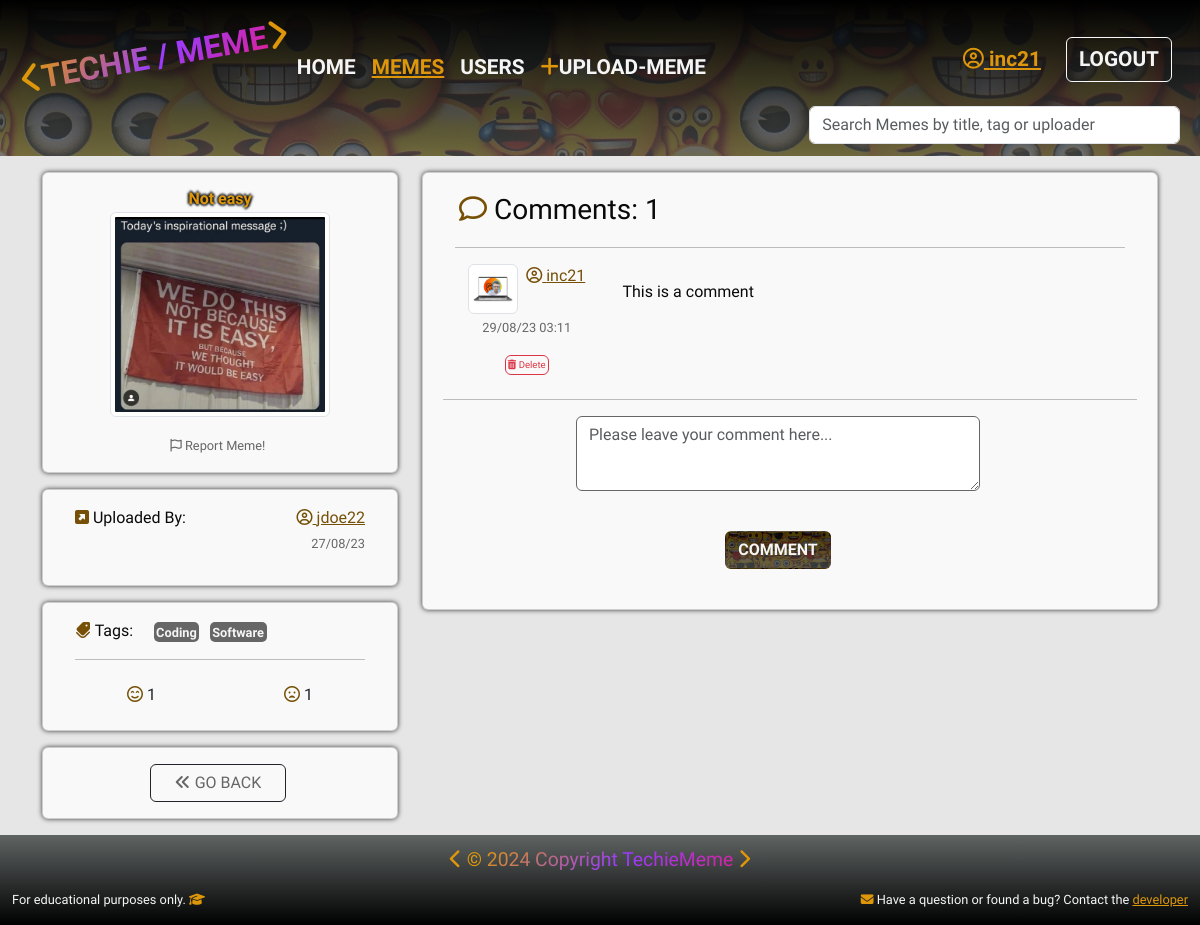
Page /memes/meme/73c9dded-3cdb-47a6-b60d-db87fc14b659/ (signed in) on the committed database.
### memes/models.py (models this page shows, shortened)
class Meme(models.Model):
    uploader = models.ForeignKey(
        UserProfile, on_delete=models.CASCADE, null=True, blank=True)
    title = models.CharField(max_length=100, null=True)
    meme_img = ResizedImageField(upload_to='memes/', null=True,
                                 force_format='WEBP', quality=85,
                                 blank=True, default='memes/default.webp')
    tags = models.ManyToManyField('Tag', blank=True)
    smiley_face = models.ManyToManyField(
        UserProfile, related_name='smiley_face')
    sad_face = models.ManyToManyField(
        UserProfile, related_name='sad_face', blank=True)
    created = models.DateTimeField(auto_now_add=True)
    id = models.UUIDField(
        default=uuid.uuid4, unique=True, primary_key=True, editable=False)
    def total_smiley_face(self):
        return self.smiley_face.count()
    def total_sad_face(self):
        return self.sad_face.count()
    @property
    def meme_image_url(self):
        if self.meme_img and hasattr(self.meme_img, 'url'):
            return self.meme_img.url
        else:
            return '/static/images/memes/default.webp'
    class Meta:
        ordering = ['-created']

class Tag(models.Model):
    name = models.CharField(max_length=20, null=True, blank=True)
    created = models.DateTimeField(auto_now_add=True)
    id = models.UUIDField(
        default=uuid.uuid4, unique=True, primary_key=True, editable=False)
    def __str__(self):
        return self.name
    class Meta:
        ordering = ['name']

class Comment(models.Model):
    meme = models.ForeignKey(
        Meme, on_delete=models.CASCADE, related_name='comment')
    user = models.ForeignKey(
        UserProfile, on_delete=models.CASCADE, null=True, blank=True)
    comment = models.TextField()
    created = models.DateTimeField(auto_now_add=True)
    id = models.UUIDField(
        default=uuid.uuid4, unique=True, primary_key=True, editable=False)
    class Meta:
        ordering = ['-created']

### users/models.py (models this page shows, shortened)
class UserProfile(models.Model):
    user = models.OneToOneField(User, on_delete=models.CASCADE, null=True,
                                blank=True)
    username = models.CharField(max_length=50, null=True, blank=True)
    first_name = models.CharField(max_length=50, null=True, blank=True)
    last_name = models.CharField(max_length=50, null=True, blank=True)
    location = models.CharField(max_length=100, null=True, blank=True)
    email = models.EmailField(max_length=100, null=True, blank=True)
    bio = models.TextField(null=True, blank=True)
    user_img = ResizedImageField(upload_to='users/', null=True,
                                 force_format='WEBP', quality=85,
                                 blank=True, default='users/default_user.webp')
    social_github = models.URLField(max_length=200, null=True, blank=True)
    social_linkedin = models.URLField(max_length=200, null=True, blank=True)
    social_facebook = models.URLField(max_length=200, null=True, blank=True)
    social_youtube = models.URLField(max_length=200, null=True, blank=True)
    social_website = models.URLField(max_length=200, null=True, blank=True)
    created = models.DateTimeField(auto_now_add=True)
    id = models.UUIDField(primary_key=True, default=uuid.uuid4, editable=False)
    @property
    def user_image_url(self):
        if self.user_img and hasattr(self.user_img, 'url'):
            return self.user_img.url
        else:
            return '/static/images/users/default_user.webp'
    class Meta:
        ordering = ['-created']

### memes/views.py (the view, shortened to what this page needs)
# urls.py: path('meme/<str:pk>/', views.meme, name='meme'),
def meme(request, pk):
    memes, search_form = searchMeme(request)
    memeObj = Meme.objects.get(id=pk)
    tags = memeObj.tags.all()
    form = CommentForm()
    context = {
        "meme": memeObj,
        "tags": tags,
        "memes": memes,
        "search_form": search_form,
        "form": form,
        }
    return render(request, "memes/single-meme.html", context)

### memes/templates/memes/single-meme.html (shortened to what this page needs)
{% extends 'main.html' %}
{% load static %}
{% block content %}
{% load crispy_forms_tags %}
<main>
    <div class="container">
        <div class="row d-flex justify-content-center">
            <div class="col-10 col-md-5 col-lg-4 mb-3">
                <div class="card big-card mt-3">
                    <div class="card-body">
                        <div class="d-flex flex-column align-items-center">
                            <h3 class="card-title mb-1">{{ meme.title }}</h3>
                            <img src=" {{ meme.meme_image_url }}" alt="Meme image" class="card-img-top rounded-2 img-thumbnail img-small"/>
							{% if request.user.is_authenticated %}
							<div class="row-col-1 d-flex justify-content-end">
								<a role="button" class="btn report text-end p-0 pe-1" href="{% url 'report-meme' meme.id %}?next={{ request.path }}"><i class="fa-regular fa-flag"></i> Report Meme!</a>
							</div>
							{% else %}
							<div class="row-col-1 d-flex justify-content-end">
								<a role="button" class="btn report text-end p-0 pe-1" href="{% url 'account_login' %}?next={{request.path}}"><i class="fa-regular fa-flag"></i> Please <span class="active-link">login</span> to report Meme!</a>
							</div>
							{% endif %}
                        </div>
                    </div>
                </div>
                <div class="card big-card mt-3">
                    <div class="card-body">
                        <div class="row ">
                            <div class="col-12 col-md-6 d-flex justify-content-md-start">
                                <div class="col-2 text-nowrap mb-2"><i class="fa-solid fa-square-up-right yellow"></i> Uploaded By:</div>
                            </div>
                            <div class="col-12 col-md-6">
                                <div class="row">
                                    <div class="col d-flex justify-content-md-end">
                                        <p class="card-text"><a href="{% url 'single_user' meme.uploader.id %}" class="card-link yellow"><i class="fa-regular fa-circle-user"></i> {{ meme.uploader.username }}</a></p>
                                    </div>
                                </div>
                                <div class="row">
                                    <div class="col d-flex justify-content-md-end">
                                        <p class="report mt-1">{{ meme.created|date:"d/m/y" }}</p>
                                    </div>
                                </div>
                            </div>
                        </div>
                    </div>
                </div>
                <div class="card big-card mt-3">
                    <div class="card-body">
                        <div class="row">
                            <div class="col-3 text-nowrap"><i class="fa-solid fa-tags fa-rotate-90 yellow"></i> Tags:</div>
                            <div class="col-9">
                                {% for tag in meme.tags.all %}
                                <span class="tag text-nowrap">{{tag}}</span>
                                {% endfor %}
                            </div>
                        </div>
                        <hr>
                        <div class="row d-flex justify-content-around">
                            <a class="col-4 btn btn" href="{% url 'smiley-face' meme.id %}"><i class="fa-regular fa-face-smile-beam yellow"></i>&nbsp;{{ meme.total_smiley_face }}</a>
                            <a class="col-4 btn btn" href="{% url 'sad-face' meme.id %}"><i class="fa-regular fa-face-frown-open yellow"></i>&nbsp;{{ meme.total_sad_face }}</a>
                        </div>
                    </div>
                </div>
                <div class="card big-card mt-3">
                    <div class="card-body">
                        <div class="row-col-1 d-flex justify-content-center">
                            <a role="button" class="btn btn-outline-dark ps-4 pe-4 mt-0 me-1 text-nowrap gray" href="javascript:history.go(-1)"><i class="fa-solid fa-angles-left"></i> GO BACK</a>
                        </div>
                    </div>
                </div>
            </div>
            <div class="col-10 col-md-7 col-lg-8 mt-md-3">
                <div class="card big-card mb-3">
                    <div class="card-body">
                        <div class="row">
                            <h3 class="m-1"><i class="fa-regular fa-comment yellow"></i> Comments:&nbsp;{{ meme.comment.all.count }}</h3>
                        </div>
                        <hr>
                        <div class="row">
                            {% if request.user.is_authenticated %}
                                {% if not meme.comment.all %}
                                    <h4>No comments yet...</h4>
                                {% else %}
                                    {% for comment in meme.comment.all %}
                                        <div class="row">
                                            <div class="col-md-12 col-lg-3">
                                                <div class="row">
                                                    <div class="col-12 d-flex justify-content-center">
                                                        <img class="img-thumbnail me-2 commentator-img" src="{{ comment.user.user_image_url }}" alt="Commentator image">
                                                        <p class="card-text text-nowrap"><a href="{% url 'single_user' comment.user.id %}" class="card-link yellow"><i class="fa-regular fa-circle-user"></i> {{ comment.user.username }}</a></p>
                                                    </div>
                                                </div>
                                                <div class="row">
                                                    <div class="col-12 d-flex justify-content-center">
                                                        <p class="report mt-1">{{ comment.created|date:"d/m/y H:i" }}</p>
                                                    </div>
                                                </div>
                                                <div class="row">
                                                    <div class="col-12 p-0 d-flex justify-content-center">
                                                        {% if request.user.is_authenticated and comment.user.username == request.user.username %}
                                                        <a class="btn btn-xs btn-outline-danger mb-4 text-nowrap" href="{% url 'delete-comment' comment.id %}"><i class="fa-solid fa-trash-can"></i> Delete</a>
                                                        {% endif %}
                                                    </div>
                                                </div>
                                            </div>
                                            <div class="col-md-12 col-lg-9">
                                                <p class="card-text">{{ comment.comment|linebreaks }}</p>
                                            </div>
                                        </div>
                                    <hr>
                                    {% endfor %}
                                {% endif %}
                                <div class="row">
                                    <form action="" method="POST">
                                        <div class="col-12">
                                            <div class="row">
                                                <div class="col d-flex justify-content-center">
                                                    {{ form|crispy }}
                                                </div>
                                            </div>
                                            <div class="row">
                                                <div class="col d-flex justify-content-center">
                                                    <button role="button" type="submit" value="COMMENT" href="{% url 'meme' meme.id %}" class="btn auth-btn mt-4 mb-4 hover">COMMENT</button>
                                                </div>
                                            </div>
                                        </div>
                                    </form>
                                </div>
                            {% else %}
                            <h4>Please <a class="active-link" href="{% url 'account_login' %}?next={{request.path}}">login</a> to leave a comment...</h4>
                            {% endif %}
                        </div>
                    </div>
                </div>
            </div>
        </div>
     </div>
</main>
{% endblock content %}

### templates/header.html (shortened to what this page needs)
{% load static %}
<header class="p-2 ">
    <nav class="navbar navbar-expand-lg text-nowrap" aria-label="Fifth navbar example">
        <div class="container-fluid">
            <a href="{% url 'home_page' %}" class="d-flex align-items-center mb-2 mb-lg-0 text-white text-decoration-none">
                <div class="img-fluid logo-image"><i class="fa-solid fa-chevron-left yellow-light"></i><span class="logo-text">TECHIE / MEME</span><i class="fa-solid fa-chevron-right yellow-light"></i></div>
            </a>
            <div class="collapse navbar-collapse " id="navbarsExample05">
                <ul class="navbar-nav me-auto mb-2 mb-lg-0">
                <li class="nav-item">
                    <a class="{% if request.resolver_match.url_name == 'home_page' %}active-link-light{% endif %} navbar-item nav-link hover" aria-current="page" href="{% url 'home_page' %}">HOME</a>
                </li>
                <li class="nav-item">
                    <a class="{% if request.resolver_match.url_name == 'memes' or request.resolver_match.url_name == 'meme'  %}active-link-light{% endif %} navbar-item nav-link hover" href="{% url 'memes' %}">MEMES</a>
                </li>
                <li class="nav-item">
                    <a class="{% if request.resolver_match.url_name == 'user_profiles' or request.resolver_match.url_name == 'single_user' %}active-link-light{% endif %} nav-link navbar-item hover" href="{% url 'user_profiles' %}">USERS</a>
                </li>
                <li class="nav-item">
                    <a class=" nav-link navbar-item hover" href="{% url 'upload_meme' %}"><i class="fa-solid fa-plus yellow-light"></i>UPLOAD-MEME</a>
                </li>
                </ul>
                <div class="text-end mb-3">
                    {% if request.user.is_authenticated %}
                        <div class="loggedin btn me-2 navbar-item">
                            <a class="yellow-light" href="{% url 'single_user' request.user.userprofile.id %}"><i class="fa-regular fa-circle-user"></i> {{ request.user.username}}</a>
                        </div>
                        <a href="{% url 'account_logout' %}" class="btn btn-outline-light me-2 hover navbar-item">LOGOUT</a>
                        {% else %}
                        <a href="{% url 'account_login' %}?next={{request.path}}" class="btn btn-outline-light me-2 hover navbar-item">LOGIN</a>
                        <a href="{% url 'account_signup' %}" class="btn btn-outline-light me-2 hover navbar-item">SIGN-UP</a>
                    {% endif %}
                </div>
            </div>
        </div>
    </nav>
    <div class="container-fluid">
        <div class="row justify-content-center justify-content-md-end">
            <form class="col-10 col-md-6 col-lg-4 mb-1" role="search" action="{% url 'memes' %}" method="get">
                <input id="search_form" type="search" class="form-control" value="{{search_form}}" placeholder="Search Memes by title, tag or uploader" name="search_form" aria-label="Search">
            </form>
        </div>
    </div>
</header>

### rows in the picture
Meme: title "Not easy", meme_image_url (picture), uploader.username "jdoe22", created "27/08/23", total_smiley_face "1", total_sad_face "1", comment.all.count "1"
Tag: name "Coding"
Tag: name "Software"
Comment: user.user_image_url (picture), user.username "inc21", created "29/08/23 03:11", shows "Delete", comment "This is a comment"

### other values in the picture
{{ request.user.username }} "inc21"
